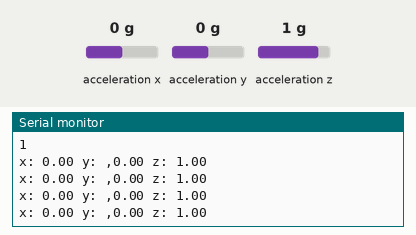
Recording of a sketch running on a simulated Arduino Nano 33 BLE. Parts: the last lines printed to the serial monitor. Inputs (shaded band) come from the test bench; at power-on: acceleration x 0 g, acceleration y 0 g, acceleration z 1 g.

Above: at 1.4 s.
1.5 s: acceleration x set to -1.4 g
At 1.71 s:
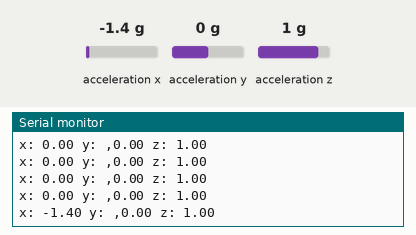
3.0 s: acceleration y set to -1.4 g
At 3.22 s:
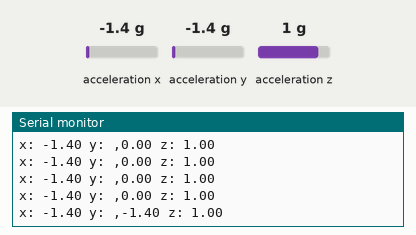
4.5 s: acceleration z set to -1.4 g
At 4.73 s:
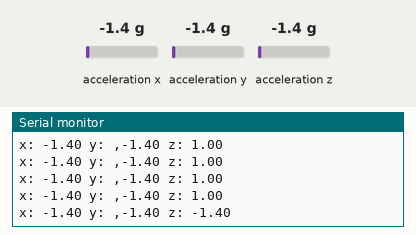

The sketch:

02_accelerometer.ino
```cpp
#include <Arduino_BMI270_BMM150.h>
bool imu_ready = false;
int test_read = 0;
uint time_now = millis();
void setup() {
  Serial.begin(115200);
  imu_ready = IMU.begin();
  if (imu_ready)
  {
    Serial.println("IMU ready");
    test_read = IMU.accelerationAvailable();
    Serial.println("Test reading: ");
    Serial.println(test_read);
  }
  else
  {
    Serial.println("IMU Initialization failed.");
  }
  float x,y,z;
}

void loop() {
  if(millis() - time_now >= 300)
  {
    float x,y,z;
    if (imu_ready && IMU.accelerationAvailable())
    {
      if(IMU.readAcceleration(x, y, z))
      {
        Serial.print("x: ");
        Serial.print(x);
        Serial.print(" y: ,");
        Serial.print(y);
        Serial.print(" z: ");
        Serial.println(z);
        time_now = millis();
      }
    }
  }
}
```

Measured:
- after the input at 1.5 s, the serial monitor: prints a new line at once (image 1)
- after the input at 3.0 s, the serial monitor: prints a new line at once (image 2)
- after the input at 4.5 s, the serial monitor: prints a new line at once (image 3)
